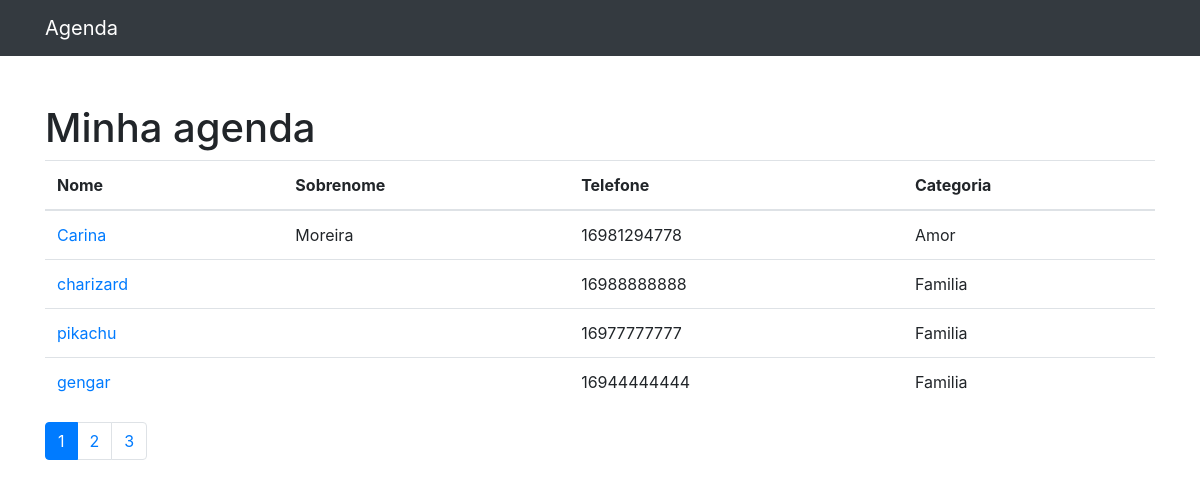
The page / on the database its author committed.
### contatos/models.py (models this page shows, shortened)
class Contatos(models.Model):
    nome = models.CharField(max_length=255)
    sobrenome = models.CharField(max_length=255, blank=True)
    telefone = models.CharField(max_length=255)
    email = models.CharField(max_length=255, blank=True)
    data_criacao = models.DateTimeField(default=timezone.now)
    descricao = models.TextField(blank=True)
    categoria = models.ForeignKey(Categoria, on_delete=models.DO_NOTHING)
    mostrar = models.BooleanField(default=True)

class Categoria(models.Model):
    nome = models.CharField(max_length=255)
    def __str__(self):
        return self.nome

### contatos/views.py (the view)
# urls.py: path('', views.index, name='index'),
def index(request):
    contatos = Contatos.objects.all()
    paginator = Paginator(contatos, 5)
    page = request.GET.get('p')
    contatos = paginator.get_page(page)
    return render(request, 'contatos/index.html', {
        'contatos': contatos
    })

### contatos/templates/contatos/index.html
{% extends 'base.html' %}
{%block conteudo%}
    <h1 class="mt-5">Minha agenda</h1>
          <table class="table">
            <thead>
              <tr>
                <th>Nome</th>
                <th>Sobrenome</th>
                <th>Telefone</th>
                <th>Categoria</th>
              </tr>
            </thead>
            <tbody>
            {% for contato in contatos %}
              {% if contato.mostrar %}
                <tr>
                  <td>
                    <a href="{% url 'ver_contato' contato.id %}">{{ contato.nome }}</a>
                  </td>
                  <td>{{ contato.sobrenome }}</td>
                  <td>{{ contato.telefone }}</td>
                  <td>{{ contato.categoria }}</td>
                </tr>
              {%endif%}
            {% endfor %}
            </tbody>
          </table>
          <nav aria-label="Page navigation example">
            <ul class="pagination">
              {% for pagina in contatos.paginator.page_range %}
                {% if contatos.number == pagina %}
                  <li class="page-item active"><a class="page-link" href="?p={{ pagina }}">{{ pagina }}</a></li>
                {% else %}
                  <li class="page-item"><a class="page-link" href="?p={{ pagina }}">{{ pagina }}</a></li>
                {% endif %}
              {% endfor %}
            </ul>
          </nav>
{% endblock %}

### templates/base.html (shortened to what this page needs)
{% load static %}
<!DOCTYPE html>
<html lang="pt">
<head>
  {% include 'parciais/_head.html' %}
</head>
<body>
  {% include 'parciais/_nav.html' %}
  <div class="container">
    <div class="row">
      <div class="col-lg-12">
        {%block conteudo%} {%endblock%}
      </div>
    </div>
  </div>
</body>
</html>

### templates/parciais/_head.html (shortened to what this page needs)
 {% load static %}
  <link href="{% static 'vendor/bootstrap/css/bootstrap.min.css'%}" rel="stylesheet">

### templates/parciais/_nav.html (shortened to what this page needs)
 {% load static %}
  <nav class="navbar navbar-expand-lg navbar-dark bg-dark static-top">
    <div class="container">
      <a class="navbar-brand" href="{% url 'index' %}">Agenda</a>
    </div>
  </nav>

### rows shown on the page
Contatos: nome "Carina", sobrenome "Moreira", telefone "16981294778", categoria "Amor"
Contatos: nome "charizard", telefone "16988888888", categoria "Familia"
Contatos: nome "pikachu", telefone "16977777777", categoria "Familia"
Contatos: nome "gengar", telefone "16944444444", categoria "Familia"

### other values the page prints
{{ pagina }} "1"
{{ pagina }} "2" "3"
